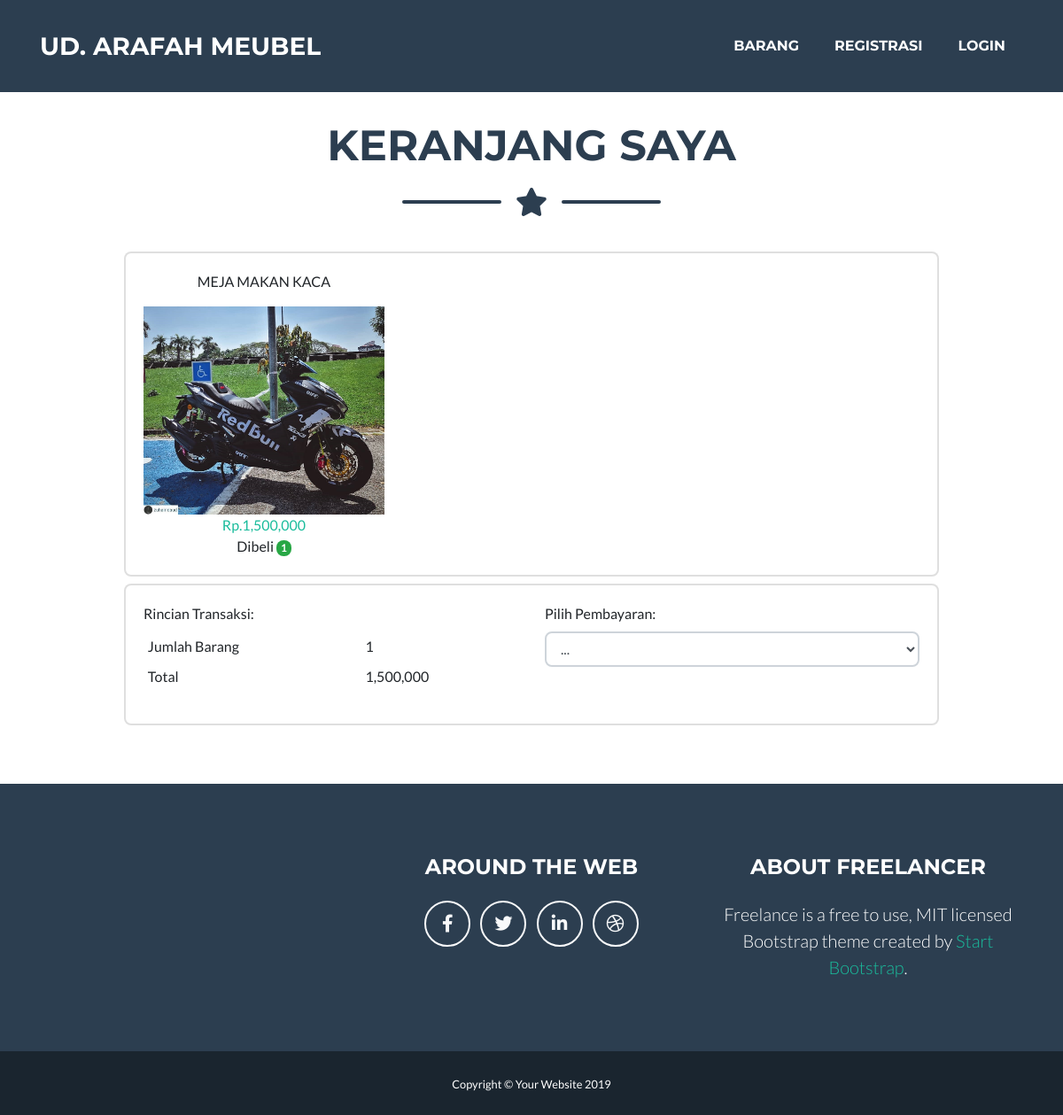
/pelanggan/?page=keranjang, run on an earlier commit of the app's database.
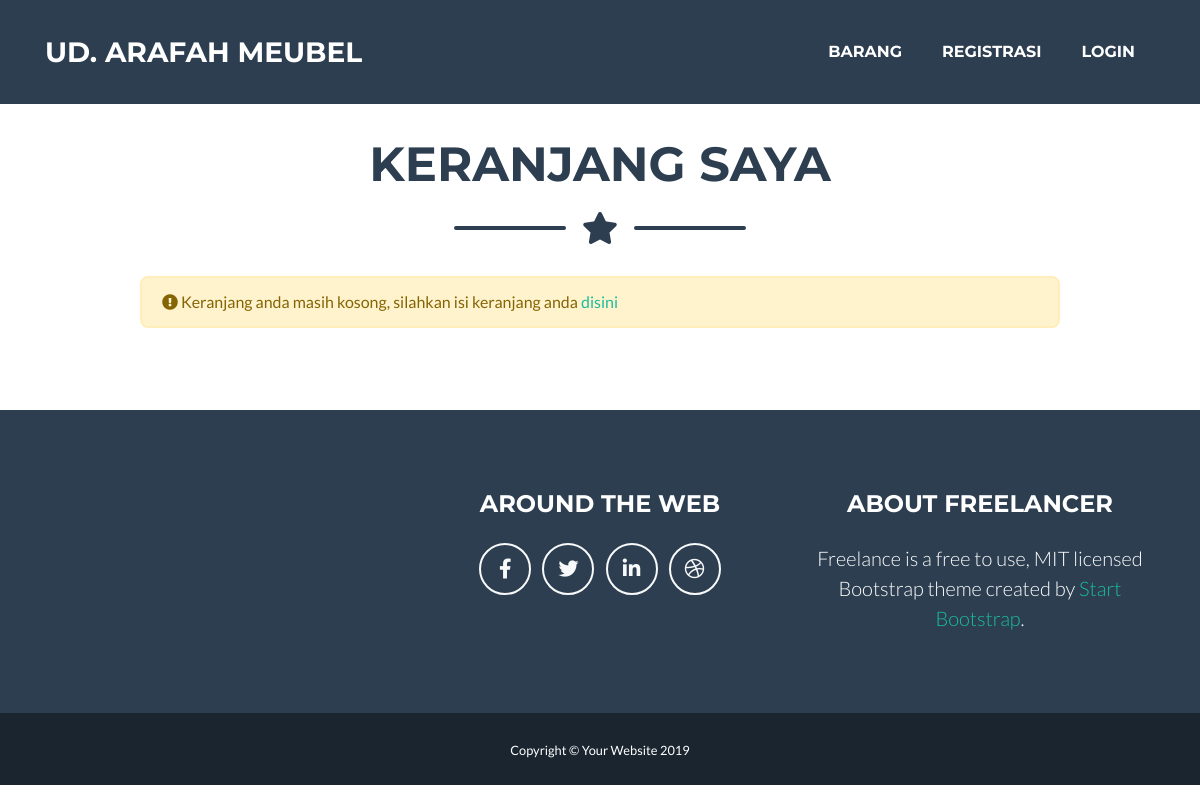
And on a later commit of the database.
### tables this page shows
CREATE TABLE IF NOT EXISTS `tbproduk` (
  `id` int(10) NOT NULL,
  `id_kategori` varchar(10) NOT NULL,
  `nama_barang` text NOT NULL,
  `harga` varchar(10) NOT NULL,
  `deskripsi` text NOT NULL,
  `tanggal` varchar(50) NOT NULL,
  `img` varchar(50) NOT NULL
);

CREATE TABLE IF NOT EXISTS `tbkeranjang` (
  `id` int(5) NOT NULL,
  `kode_pro` char(10) NOT NULL,
  `kode_pel` char(10) NOT NULL,
  `jumlah` char(20) NOT NULL
);

### pelanggan/content.php (called while the page is built, shortened)
<?php
if(!empty($_GET['page'])){
  $p = $_GET['page'];
  if($p=='barang'){
    $link = "laman/barang.php";
    $title = "Barang";
  } else if($p=='keranjang'){
    $title = "Keranjang Saya";
  } else if($p=='login'){
    $link = "login.php";
    $title = "Login";
  } else if($p=='registrasi'){
    $link = "regis.php";
    $title = "Registrasi";
  } else if($p=='proses'){
    $link = "proses.php";
  } else if($p=='transaksi'){
    $link = "laman/riwayat.php";
    $title = "Riwayat Transaksi";
  } else if($p=='view-barang'){
    $link = "laman/view_barang.php";
    $title = "Detail Barang";
  }
}

### pelanggan/laman/keranjang.php (the view, shortened to what this page needs)
<div class="col-md-10 offset-md-1">
	<?php
	$sql = mysql_query("SELECT * FROM tbkeranjang WHERE kode_pel='$idp'");
	$r = mysql_num_rows($sql);
	if($r){
	?>
	<div class="card my-2">
		<div class="card-body">
			<div class="row">
				<?php
				$sql = mysql_query("SELECT * FROM tbproduk a, tbkeranjang b, tbstok c WHERE a.id=b.kode_pro AND a.id=c.id_poroduk ORDER BY 1");
				while($d = mysql_fetch_array($sql)){?>
					<div class="col-md-4">
						<p class="text-center text-uppercase"><?= $d['nama_barang'];?></p>
						<img src="pic/1.jpg" class="img-fluid">
						<div class="card-text text-center">
							<span class="text-primary">Rp.<?= number_format($d['harga']);?></span><br>
							Dibeli <div class="badge badge-success"><?= $d['jumlah'];?></div><br>
						</div>
					</div>
				<?php } ?>
			</div>
		</div>
	</div>
	<div class="card">
		<div class="card-body">
			<div class="row">
				<?php
				$id = $_SESSION['id'];
				$sql = mysql_query("SELECT * FROM tbkeranjang a, tbproduk b WHERE a.kode_pro=b.id AND kode_pel='$id'");
				$item = 0;
				$tot = 0;
				while($d = mysql_fetch_array($sql)){
					$item += $d['jumlah'];
					$tot += $d['jumlah']*$d['harga'];
				}
				?>
				<div class="col-md-6">
					<label>Rincian Transaksi: </label>
					<table class="table table-borderless table-sm table-hover">
						<tr>
							<td>Jumlah Barang</td>
							<td id="item" alt="<?= $item;?>"><?= $item;?></td>
						</tr>
						<tr>
							<td>Total</td>
							<td id="total" alt="<?= $tot;?>"><?= number_format($tot);?></td>
						</tr>
					</table>
				</div>
				<div class="col-md-6">
					<div class="form-group">
						<label for="pilih_pay">Pilih Pembayaran:</label>
						<select class="form-control" id="pilih_pay">
							<option>...</option>
						</select>
					</div>
				</div>
			</div>
		</div>
	</div>
	<?php } else { ?>
		<div class="alert alert-warning"><i class="fa fa-exclamation-circle"></i> Keranjang anda masih kosong, silahkan isi keranjang anda <a href="?page=barang">disini</a></div>
	<?php } ?>
</div>

### pelanggan/index.php (shortened to what this page needs)
<?php
include "content.php";
$idp = $_SESSION['id'];
?>
<!DOCTYPE html>
<html lang="en">
<head>
  <link href="vendor/fontawesome-free/css/all.min.css" rel="stylesheet" type="text/css">
  <link href="css/freelancer.min.css" rel="stylesheet">
</head>
<body id="page-top">
  <nav class="navbar navbar-expand-lg bg-secondary text-uppercase fixed-top" id="mainNav">
    <div class="container">
      <a class="navbar-brand js-scroll-trigger" href="#page-top">UD. ARAFAH MEUBEL</a>
      <div class="collapse navbar-collapse" id="navbarResponsive">
        <ul class="navbar-nav ml-auto">
          <li class="nav-item mx-0 mx-lg-1">
            <a class="nav-link py-3 px-0 px-lg-3 rounded js-scroll-trigger" href="?page=barang">Barang</a>
          </li>
          <?php
          $sql = mysql_query("SELECT SUM(jumlah) as jumlah FROM tbkeranjang WHERE kode_pel='$idp'");
          $r = mysql_num_rows($sql);
          $d = mysql_fetch_array($sql);
          ?>
          <?php if(!empty($_SESSION['admin'])){?>
          <li class="nav-item mx-0 mx-lg-1">
            <a class="nav-link py-3 px-0 px-lg-3 rounded js-scroll-trigger" href="?page=keranjang" id="menu_cart">Keranjang <?= ($r > 0) ? '<span class="badge badge-warning">'.$d['jumlah'].'</span>' : '';?></a>
          </li>
          <li class="nav-item mx-0 mx-lg-1">
            <a class="nav-link py-3 px-0 px-lg-3 rounded js-scroll-trigger" href="?page=transaksi">Riwayat Transaksi</a>
          </li>
          <li class="nav-item mx-0 mx-lg-1">
            <a class="nav-link py-3 px-0 px-lg-3 rounded js-scroll-trigger" href="?page=proses&act=logout">Logout</a>
          </li>
        <?php } else {?>
          <li class="nav-item mx-0 mx-lg-1">
            <a class="nav-link py-3 px-0 px-lg-3 rounded js-scroll-trigger" href="?page=registrasi">Registrasi</a>
          </li>
          <li class="nav-item mx-0 mx-lg-1">
            <a class="nav-link py-3 px-0 px-lg-3 rounded js-scroll-trigger" href="?page=login">Login</a>
          </li>
        <?php } ?>
        </ul>
      </div>
    </div>
  </nav>
  <section class="page-section portfolio" id="portfolio">
    <div class="container">
      <h2 class="page-section-heading text-center text-uppercase text-secondary mt-5"><?= $title;?></h2>
      <div class="divider-custom">
        <div class="divider-custom-line"></div>
        <div class="divider-custom-icon">
          <i class="fas fa-star"></i>
        </div>
        <div class="divider-custom-line"></div>
      </div>
      <div class="row">
        <?php include $link;?>
      </div>
  </div>
</section>
  <footer class="footer text-center">
    <div class="container">
      <div class="row">
        <div class="col-lg-4 mb-5 mb-lg-0" id="maps">
        </div>
        <div class="col-lg-4 mb-5 mb-lg-0">
          <h4 class="text-uppercase mb-4">Around the Web</h4>
          <a class="btn btn-outline-light btn-social mx-1" href="#">
            <i class="fab fa-fw fa-facebook-f"></i>
          </a>
          <a class="btn btn-outline-light btn-social mx-1" href="#">
            <i class="fab fa-fw fa-twitter"></i>
          </a>
          <a class="btn btn-outline-light btn-social mx-1" href="#">
            <i class="fab fa-fw fa-linkedin-in"></i>
          </a>
          <a class="btn btn-outline-light btn-social mx-1" href="#">
            <i class="fab fa-fw fa-dribbble"></i>
          </a>
        </div>
        <div class="col-lg-4">
          <h4 class="text-uppercase mb-4">About Freelancer</h4>
          <p class="lead mb-0">Freelance is a free to use, MIT licensed Bootstrap theme created by
            <a href="http://startbootstrap.com">Start Bootstrap</a>.</p>
        </div>
      </div>
    </div>
  </footer>
  <section class="copyright py-4 text-center text-white">
    <div class="container">
      <small>Copyright &copy; Your Website 2019</small>
    </div>
  </section>
</body>
</html>

What changed in the data, as far as the page shows it:
no longer on this page (row edited): tbproduk: nama_barang "MEJA MAKAN KACA", harga "1,500,000", tbkeranjang.jumlah "1"
Also different on the page:
$item: "1" → (not shown)
$tot: "1,500,000" → (not shown)
form field value: "..." → (not shown)
text no longer shown: "Rincian Transaksi: Jumlah Barang Total Pilih Pembayaran:"
text now shown: "Keranjang anda masih kosong, silahkan isi keranjang anda disini"
